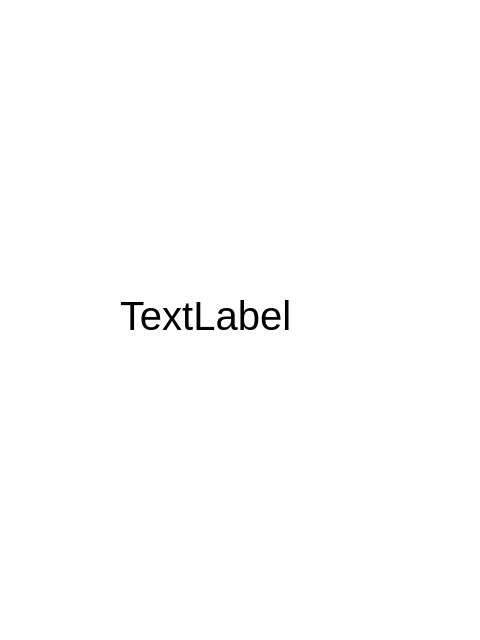
<?xml version="1.0" encoding="UTF-8"?>
<ui version="4.0">
 <class>Form</class>
 <widget class="QWidget" name="Form">
  <property name="geometry">
   <rect>
    <x>0</x>
    <y>0</y>
    <width>480</width>
    <height>640</height>
   </rect>
  </property>
  <property name="windowTitle">
   <string>Form</string>
  </property>
  <property name="styleSheet">
   <string notr="true">background-color: transparent;</string>
  </property>
  <widget class="QLabel" name="label">
   <property name="geometry">
    <rect>
     <x>120</x>
     <y>170</y>
     <width>231</width>
     <height>291</height>
    </rect>
   </property>
   <property name="font">
    <font>
     <pointsize>30</pointsize>
    </font>
   </property>
   <property name="text">
    <string>TextLabel</string>
   </property>
  </widget>
 </widget>
 <resources/>
 <connections/>
</ui>
